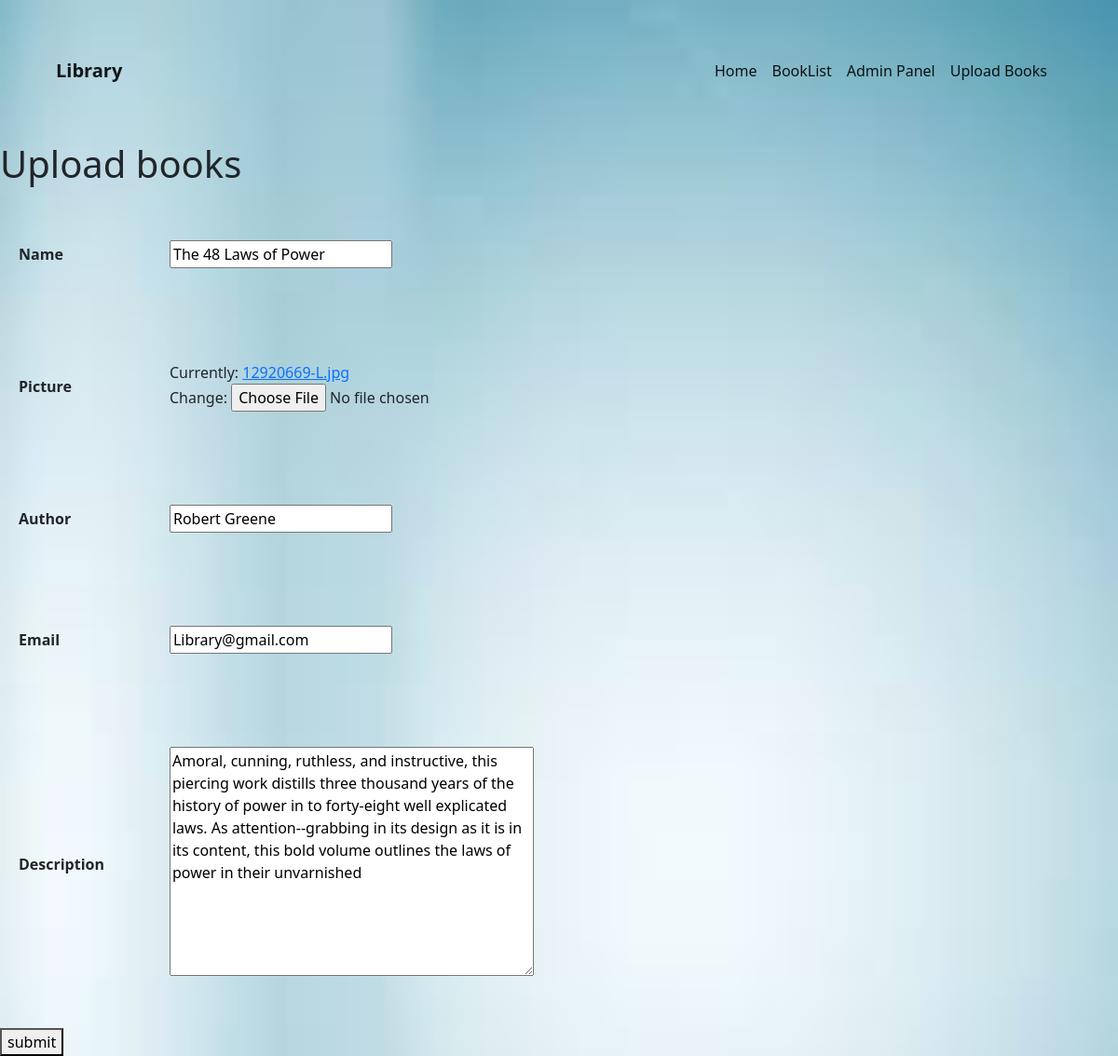
Page /update/4 on the committed database.
### app/models.py (models this page shows, shortened)
class library(models.Model):
   name = models.CharField(max_length=20)
   picture = models.ImageField()
   author = models.CharField(max_length=20)
   email = models.EmailField(blank=True)
   description = models.TextField()

### app/views.py (the view)
# urls.py: path('update/<int:book_id>',views.update_book,name="update"),
def update_book(request,book_id):
    book_id = int(book_id)
    try:
        book_shelf = library.objects.get(id=book_id)
    except library.DoesNotExist:
        return redirect('booklist')
    book_form = bookform(request.POST or None,instance=book_shelf)
    if book_form.is_valid():
        book_form.save()
        return redirect('booklist')
    return render(request,'upload.html',{'upload_form':book_form})

### app/forms.py
class bookform(forms.ModelForm):
    class Meta:
        model = library
        fields = '__all__'

### app/templates/upload.html (shortened to what this page needs)
{% extends "html.html"%}
{% block container %}
<h1>Upload books</h1>
<form action="" method="POST" enctype="multipart/form-data">
    <table>
        {% for field in upload_form %}
        <tr>
            <th style="padding:20px;">{{ field.label }}</th>
            <td style="padding:50px;">{{ field }}</td>
        </tr>
        {% endfor %}
    </table>
<button type="submit">submit</button>
</form>
{% endblock%}

### rows in the picture
library: upload_form "The 48 Laws of Power" "Robert Greene" "Library@gmail.com" "Amoral, cunning, ruthless, and instructive, this piercing work distills three thousand years of the history of power in to forty-eight well explicated laws. As attention--grabbing in its design as it is in its content, this bold volume outlines the laws of power in their unvarnished"

### other values in the picture
{{ field.label }} "Name" "Picture" "Author" "Email" "Description"
